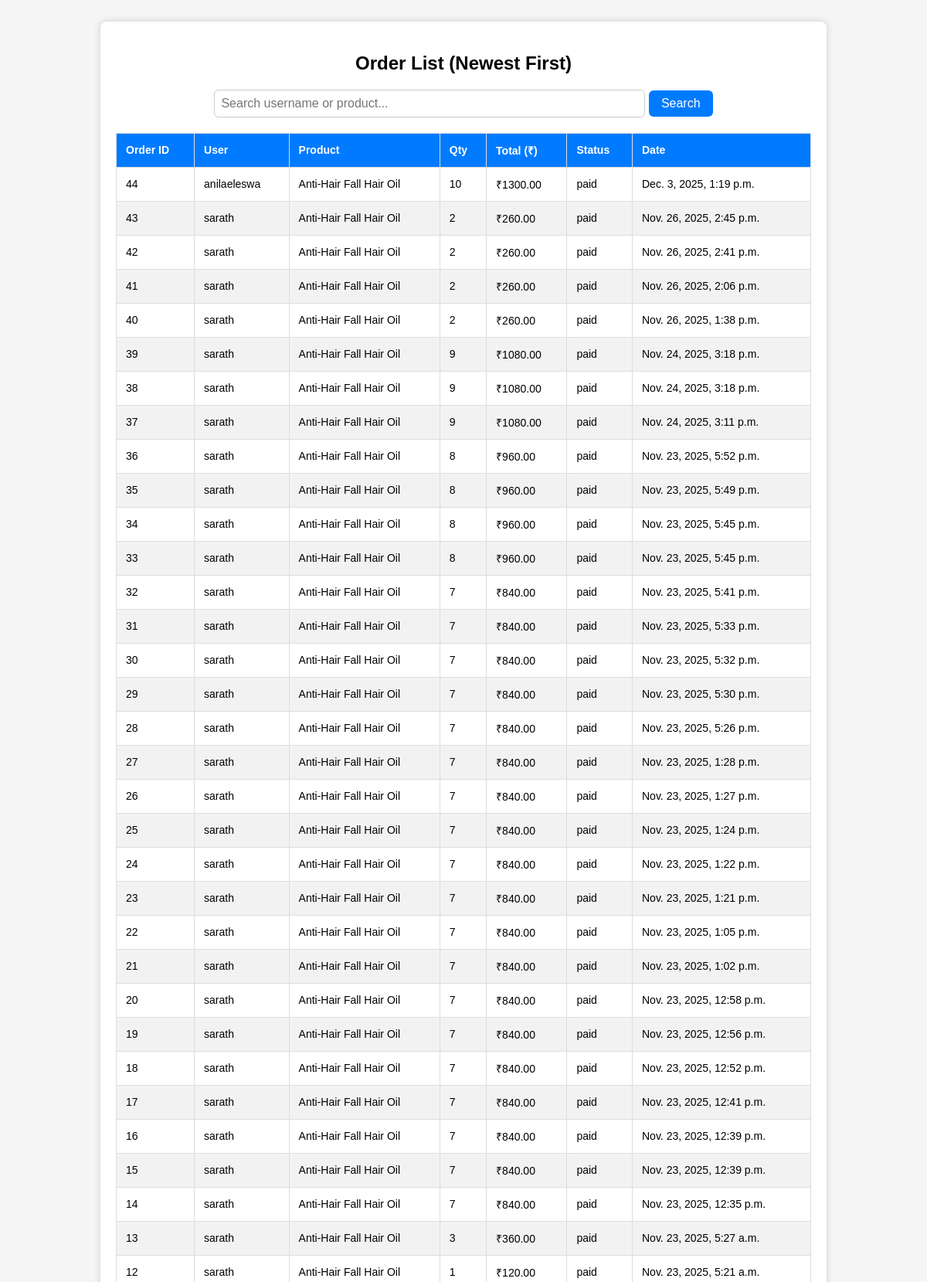
Page /orderlist (upper part) on the committed database.
### myadmin/models.py (models this page shows, shortened)
class Booking(models.Model):
    customer = models.ForeignKey('Customer', on_delete=models.CASCADE,related_name='customer_bookings')
    product = models.ForeignKey('Product', on_delete=models.CASCADE,related_name='product_bookings')
    email = models.EmailField()
    alt_mobile = models.CharField(max_length=15, blank=True, null=True)
    address = models.TextField(blank=True, null=True)
    notes = models.TextField(blank=True, null=True)
    total_amount = models.DecimalField(max_digits=10, decimal_places=2)
    total_quantity = models.PositiveIntegerField()
    price = models.DecimalField(max_digits=10, decimal_places=2)
    payment_status = models.CharField(
        max_length=20,
        default='pending'
    )
    order_status = models.CharField(
        max_length=20,
        default='pending'
    )
    payment_method = models.CharField(
        max_length=20,
        default='upi'
    )
    created_at = models.DateTimeField(auto_now_add=True)

class Customer(models.Model):
    mobile_number = models.CharField(max_length=15)
    age = models.IntegerField()
    gender = models.CharField()
    user = models.OneToOneField(User, on_delete=models.CASCADE,related_name='customer')

class Product(models.Model):
    product_name = models.CharField(max_length=100)
    description = models.TextField()
    price = models.FloatField()
    stock = models.IntegerField()
    available = models.BooleanField()
    image = models.ImageField(upload_to='products/', blank=True, null=True)

### myadmin/views.py (the view)
# urls.py: path('orderlist', views.orderlist_view, name='orderlist'),
def orderlist_view(request):
    search = request.GET.get('search', '')
    orders = Booking.objects.all().order_by('-id')  # newest first
    if search:
        orders = orders.filter(
            Q(customer__user__username__icontains=search) |
            Q(product__product_name__icontains=search)
        )
    return render(request, "orderlist.html", {"orders": orders, "search": search})

### myadmin/templates/orderlist.html (shortened to what this page needs)
<!DOCTYPE html>
<html lang="en">
<head>
</head>
<body>
<div class="container">
    <h2>Order List (Newest First)</h2>
    <form method="get">
        <input type="text" name="search" placeholder="Search username or product..." value="{{ search }}">
        <button type="submit">Search</button>
    </form>
    {% if orders %}
    <table>
        <thead>
            <tr>
                <th>Order ID</th>
                <th>User</th>
                <th>Product</th>
                <th>Qty</th>
                <th>Total (₹)</th>
                <th>Status</th>
                <th>Date</th>
            </tr>
        </thead>
        <tbody>
            {% for order in orders %}
            <tr>
                <td>{{ order.id }}</td>
                <td>{{ order.customer.user.username }}</td>
                <td>{{ order.product.product_name }}</td>
                <td>{{ order.total_quantity }}</td>
                <td>₹{{ order.total_amount }}</td>
                <td>{{ order.payment_status }}</td>
                <td>{{ order.created_at }}</td>
            </tr>
            {% endfor %}
        </tbody>
    </table>
    {% else %}
        <p class="no-data">No matching orders found.</p>
    {% endif %}
</div>
</body>
</html>

### myadmin/templates/orderlist.html (style rules this page uses)
body { font-family: Arial, sans-serif; background: #f5f5f5; padding: 20px; }
.container { max-width: 900px; margin: auto; background: #fff; padding: 20px; border-radius: 8px; box-shadow: 0 0 10px #ccc; }
h2 { text-align: center; margin-bottom: 20px; }
form { text-align: center; margin-bottom: 20px; }
input[type="text"] { width: 60%; padding: 8px; font-size: 16px; border: 1px solid #ccc; border-radius: 6px; }
button { padding: 8px 16px; font-size: 16px; border: none; background: #007bff; color: #fff; border-radius: 6px; cursor: pointer; }
table { width: 100%; border-collapse: collapse; margin-top: 10px; }
th, td { padding: 12px; border: 1px solid #ddd; text-align: left; font-size: 14px; }
th { background: #007bff; color: #fff; }
tr:nth-child(even) { background: #f2f2f2; }

### rows in the picture
Booking: id "44", customer.user.username "anilaeleswa", product.product_name "Anti-Hair Fall Hair Oil", total_quantity "10", total_amount "1300.00", payment_status "paid", created_at "Dec. 3, 2025, 1:19 p.m."
Booking: id "43", customer.user.username "sarath", product.product_name "Anti-Hair Fall Hair Oil", total_quantity "2", total_amount "260.00", payment_status "paid", created_at "Nov. 26, 2025, 2:45 p.m."
Booking: id "42", customer.user.username "sarath", product.product_name "Anti-Hair Fall Hair Oil", total_quantity "2", total_amount "260.00", payment_status "paid", created_at "Nov. 26, 2025, 2:41 p.m."
Booking: id "41", customer.user.username "sarath", product.product_name "Anti-Hair Fall Hair Oil", total_quantity "2", total_amount "260.00", payment_status "paid", created_at "Nov. 26, 2025, 2:06 p.m."
Booking: id "40", customer.user.username "sarath", product.product_name "Anti-Hair Fall Hair Oil", total_quantity "2", total_amount "260.00", payment_status "paid", created_at "Nov. 26, 2025, 1:38 p.m."
Booking: id "39", customer.user.username "sarath", product.product_name "Anti-Hair Fall Hair Oil", total_quantity "9", total_amount "1080.00", payment_status "paid", created_at "Nov. 24, 2025, 3:18 p.m."
Booking: id "38", customer.user.username "sarath", product.product_name "Anti-Hair Fall Hair Oil", total_quantity "9", total_amount "1080.00", payment_status "paid", created_at "Nov. 24, 2025, 3:18 p.m."
Booking: id "37", customer.user.username "sarath", product.product_name "Anti-Hair Fall Hair Oil", total_quantity "9", total_amount "1080.00", payment_status "paid", created_at "Nov. 24, 2025, 3:11 p.m."
Booking: id "36", customer.user.username "sarath", product.product_name "Anti-Hair Fall Hair Oil", total_quantity "8", total_amount "960.00", payment_status "paid", created_at "Nov. 23, 2025, 5:52 p.m."
Booking: id "35", customer.user.username "sarath", product.product_name "Anti-Hair Fall Hair Oil", total_quantity "8", total_amount "960.00", payment_status "paid", created_at "Nov. 23, 2025, 5:49 p.m."
Booking: id "34", customer.user.username "sarath", product.product_name "Anti-Hair Fall Hair Oil", total_quantity "8", total_amount "960.00", payment_status "paid", created_at "Nov. 23, 2025, 5:45 p.m."
Booking: id "33", customer.user.username "sarath", product.product_name "Anti-Hair Fall Hair Oil", total_quantity "8", total_amount "960.00", payment_status "paid", created_at "Nov. 23, 2025, 5:45 p.m."
Booking: id "32", customer.user.username "sarath", product.product_name "Anti-Hair Fall Hair Oil", total_quantity "7", total_amount "840.00", payment_status "paid", created_at "Nov. 23, 2025, 5:41 p.m."
Booking: id "31", customer.user.username "sarath", product.product_name "Anti-Hair Fall Hair Oil", total_quantity "7", total_amount "840.00", payment_status "paid", created_at "Nov. 23, 2025, 5:33 p.m."
Booking: id "30", customer.user.username "sarath", product.product_name "Anti-Hair Fall Hair Oil", total_quantity "7", total_amount "840.00", payment_status "paid", created_at "Nov. 23, 2025, 5:32 p.m."
Booking: id "29", customer.user.username "sarath", product.product_name "Anti-Hair Fall Hair Oil", total_quantity "7", total_amount "840.00", payment_status "paid", created_at "Nov. 23, 2025, 5:30 p.m."
Booking: id "28", customer.user.username "sarath", product.product_name "Anti-Hair Fall Hair Oil", total_quantity "7", total_amount "840.00", payment_status "paid", created_at "Nov. 23, 2025, 5:26 p.m."
Booking: id "27", customer.user.username "sarath", product.product_name "Anti-Hair Fall Hair Oil", total_quantity "7", total_amount "840.00", payment_status "paid", created_at "Nov. 23, 2025, 1:28 p.m."
Booking: id "26", customer.user.username "sarath", product.product_name "Anti-Hair Fall Hair Oil", total_quantity "7", total_amount "840.00", payment_status "paid", created_at "Nov. 23, 2025, 1:27 p.m."
Booking: id "25", customer.user.username "sarath", product.product_name "Anti-Hair Fall Hair Oil", total_quantity "7", total_amount "840.00", payment_status "paid", created_at "Nov. 23, 2025, 1:24 p.m."
Booking: id "24", customer.user.username "sarath", product.product_name "Anti-Hair Fall Hair Oil", total_quantity "7", total_amount "840.00", payment_status "paid", created_at "Nov. 23, 2025, 1:22 p.m."
Booking: id "23", customer.user.username "sarath", product.product_name "Anti-Hair Fall Hair Oil", total_quantity "7", total_amount "840.00", payment_status "paid", created_at "Nov. 23, 2025, 1:21 p.m."
Booking: id "22", customer.user.username "sarath", product.product_name "Anti-Hair Fall Hair Oil", total_quantity "7", total_amount "840.00", payment_status "paid", created_at "Nov. 23, 2025, 1:05 p.m."
Booking: id "21", customer.user.username "sarath", product.product_name "Anti-Hair Fall Hair Oil", total_quantity "7", total_amount "840.00", payment_status "paid", created_at "Nov. 23, 2025, 1:02 p.m."
Booking: id "20", customer.user.username "sarath", product.product_name "Anti-Hair Fall Hair Oil", total_quantity "7", total_amount "840.00", payment_status "paid", created_at "Nov. 23, 2025, 12:58 p.m."
Booking: id "19", customer.user.username "sarath", product.product_name "Anti-Hair Fall Hair Oil", total_quantity "7", total_amount "840.00", payment_status "paid", created_at "Nov. 23, 2025, 12:56 p.m."
Booking: id "18", customer.user.username "sarath", product.product_name "Anti-Hair Fall Hair Oil", total_quantity "7", total_amount "840.00", payment_status "paid", created_at "Nov. 23, 2025, 12:52 p.m."
Booking: id "17", customer.user.username "sarath", product.product_name "Anti-Hair Fall Hair Oil", total_quantity "7", total_amount "840.00", payment_status "paid", created_at "Nov. 23, 2025, 12:41 p.m."
Booking: id "16", customer.user.username "sarath", product.product_name "Anti-Hair Fall Hair Oil", total_quantity "7", total_amount "840.00", payment_status "paid", created_at "Nov. 23, 2025, 12:39 p.m."
Booking: id "15", customer.user.username "sarath", product.product_name "Anti-Hair Fall Hair Oil", total_quantity "7", total_amount "840.00", payment_status "paid", created_at "Nov. 23, 2025, 12:39 p.m."
Booking: id "14", customer.user.username "sarath", product.product_name "Anti-Hair Fall Hair Oil", total_quantity "7", total_amount "840.00", payment_status "paid", created_at "Nov. 23, 2025, 12:35 p.m."
Booking: id "13", customer.user.username "sarath", product.product_name "Anti-Hair Fall Hair Oil", total_quantity "3", total_amount "360.00", payment_status "paid", created_at "Nov. 23, 2025, 5:27 a.m."
Booking: id "12", customer.user.username "sarath", product.product_name "Anti-Hair Fall Hair Oil", total_quantity "1", total_amount "120.00", payment_status "paid", created_at "Nov. 23, 2025, 5:21 a.m."
